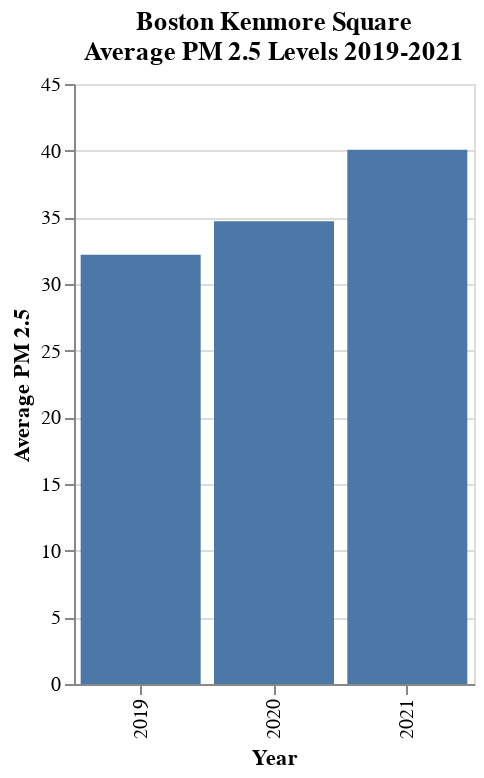

This figure's notebook cell:
### Code cell
# Create Bar Chart of Average PM 2.5 Levels in Boston Kenmore Square from 2019-2021
chart1 = alt.Chart(BK, title = ('Boston Kenmore Square','Average PM 2.5 Levels 2019-2021')).mark_bar().encode(
    x='Year:O',
    y=alt.Y('PM25:Q', title = "Average PM 2.5")
).properties(width=200)
chart1

### Figure 1 — Vega-Lite specification as saved in the notebook (floating-point values rounded to 4 significant figures)
{"config": {"view": {"continuousWidth": 400, "continuousHeight": 300}}, "data": {"name": "data-25fa80be6b2efd1c5a3fe4e721a67b0d"}, "mark": "bar", "encoding": {"x": {"field": "Year", "type": "ordinal"}, "y": {"field": "PM25", "title": "Average PM 2.5", "type": "quantitative"}}, "title": ["Boston Kenmore Square", "Average PM 2.5 Levels 2019-2021"], "width": 200, "$schema": "https://vega.github.io/schema/vega-lite/v4.17.0.json", "datasets": {"data-25fa80be6b2efd1c5a3fe4e721a67b0d": [{"Year": 2019, "Site Name (of Overall AQI)": "BOSTON KENMORE SQ", "Overall AQI Value\t": 35.47, "PM25": 32.2, "Latitude": 42.35, "Longitude": -71.1}, {"Year": 2020, "Site Name (of Overall AQI)": "BOSTON KENMORE SQ", "Overall AQI Value\t": 35.79, "PM25": 34.71, "Latitude": 42.35, "Longitude": -71.1}, {"Year": 2021, "Site Name (of Overall AQI)": "BOSTON KENMORE SQ", "Overall AQI Value\t": 40.94, "PM25": 40.06, "Latitude": 42.35, "Longitude": -71.1}]}}
